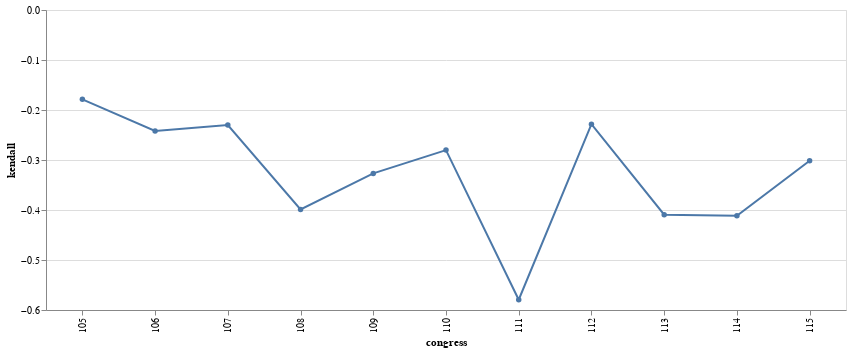

Write notebook code for a chart like this one.
### Code cell
d = pd.DataFrame(all_laws.groupby('congress')[['majority_republican', 'majority_democrats']]
                 .apply(lambda x: x.corr('kendall').iloc[0,1])).reset_index().rename(columns={0: 'kendall'})

alt.Chart(d, width=800, height=300).mark_line(point=True).encode(
    x='congress:O',
    y='kendall:Q')

### Figure 1 — Vega-Lite specification as saved in the notebook (floating-point values rounded to 4 significant figures)
{"$schema": "https://vega.github.io/schema/vega-lite/v2.6.0.json", "config": {"view": {"height": 300, "width": 400}}, "data": {"name": "data-90a79f5bb333ef2518068559c3562a69"}, "datasets": {"data-90a79f5bb333ef2518068559c3562a69": [{"congress": 105, "kendall": -0.1787}, {"congress": 106, "kendall": -0.242}, {"congress": 107, "kendall": -0.23}, {"congress": 108, "kendall": -0.3988}, {"congress": 109, "kendall": -0.3268}, {"congress": 110, "kendall": -0.2802}, {"congress": 111, "kendall": -0.5795}, {"congress": 112, "kendall": -0.2283}, {"congress": 113, "kendall": -0.4095}, {"congress": 114, "kendall": -0.4114}, {"congress": 115, "kendall": -0.3014}]}, "encoding": {"x": {"field": "congress", "type": "ordinal"}, "y": {"field": "kendall", "type": "quantitative"}}, "height": 300, "mark": {"point": true, "type": "line"}, "width": 800}
